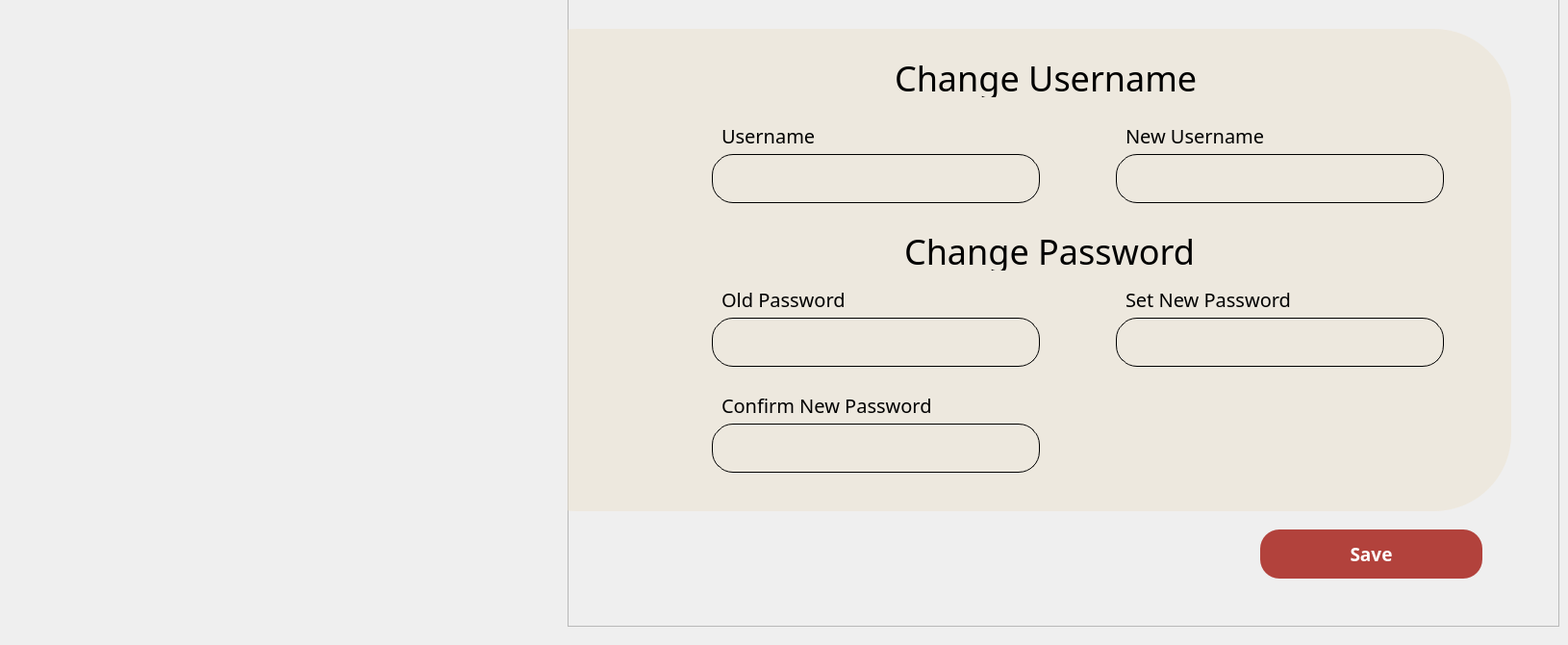
     <widget class="QWidget" name="page_2">
      <widget class="QFrame" name="frame_5">
       <property name="geometry">
        <rect>
         <x>590</x>
         <y>-10</y>
         <width>1031</width>
         <height>661</height>
        </rect>
       </property>
       <property name="frameShape">
        <enum>QFrame::StyledPanel</enum>
       </property>
       <property name="frameShadow">
        <enum>QFrame::Raised</enum>
       </property>
       <widget class="QFrame" name="frame_42">
        <property name="geometry">
         <rect>
          <x>0</x>
          <y>0</y>
          <width>981</width>
          <height>661</height>
         </rect>
        </property>
        <property name="font">
         <font>
          <pointsize>7</pointsize>
         </font>
        </property>
        <property name="styleSheet">
         <string notr="true">background: transparent;</string>
        </property>
        <property name="frameShape">
         <enum>QFrame::StyledPanel</enum>
        </property>
        <property name="frameShadow">
         <enum>QFrame::Raised</enum>
        </property>
        <widget class="QLabel" name="userNameText">
         <property name="geometry">
          <rect>
           <x>160</x>
           <y>130</y>
           <width>141</width>
           <height>41</height>
          </rect>
         </property>
         <property name="font">
          <font>
           <family>Poppins Medium</family>
           <pointsize>-1</pointsize>
          </font>
         </property>
         <property name="styleSheet">
          <string notr="true">
QLabel {
	font-size:20px;
}
    
</string>
         </property>
         <property name="text">
          <string>Username</string>
         </property>
        </widget>
        <widget class="QLineEdit" name="userNameEnter">
         <property name="geometry">
          <rect>
           <x>150</x>
           <y>170</y>
           <width>341</width>
           <height>51</height>
          </rect>
         </property>
         <property name="font">
          <font>
           <pointsize>15</pointsize>
          </font>
         </property>
         <property name="styleSheet">
          <string notr="true">border: 1px solid #000000; 
border-radius: 22px; 
padding: 1px;</string>
         </property>
         <property name="text">
          <string/>
         </property>
         <property name="placeholderText">
          <string/>
         </property>
        </widget>
        <widget class="QLabel" name="oldPassText">
         <property name="geometry">
          <rect>
           <x>160</x>
           <y>300</y>
           <width>201</width>
           <height>41</height>
          </rect>
         </property>
         <property name="font">
          <font>
           <family>Poppins Medium</family>
           <pointsize>-1</pointsize>
          </font>
         </property>
         <property name="styleSheet">
          <string notr="true">
QLabel {
	font-size:20px;
}
    
</string>
         </property>
         <property name="text">
          <string>Old Password</string>
         </property>
        </widget>
        <widget class="QLineEdit" name="oldPassEnter">
         <property name="geometry">
          <rect>
           <x>150</x>
           <y>340</y>
           <width>341</width>
           <height>51</height>
          </rect>
         </property>
         <property name="font">
          <font>
           <pointsize>15</pointsize>
          </font>
         </property>
         <property name="styleSheet">
          <string notr="true">border: 1px solid #000000; 
border-radius: 22px; 
padding: 1px;</string>
         </property>
         <property name="text">
          <string/>
         </property>
         <property name="placeholderText">
          <string/>
         </property>
        </widget>
        <widget class="QLabel" name="setPassText">
         <property name="geometry">
          <rect>
           <x>580</x>
           <y>300</y>
           <width>261</width>
           <height>41</height>
          </rect>
         </property>
         <property name="font">
          <font>
           <family>Poppins Medium</family>
           <pointsize>-1</pointsize>
          </font>
         </property>
         <property name="styleSheet">
          <string notr="true">
QLabel {
	font-size:20px;
}
    
</string>
         </property>
         <property name="text">
          <string>Set New Password</string>
         </property>
        </widget>
        <widget class="QLineEdit" name="setPassEnter">
         <property name="geometry">
          <rect>
           <x>570</x>
           <y>340</y>
           <width>341</width>
           <height>51</height>
          </rect>
         </property>
         <property name="font">
          <font>
           <pointsize>15</pointsize>
          </font>
         </property>
         <property name="styleSheet">
          <string notr="true">border: 1px solid #000000; 
border-radius: 22px; 
padding: 1px;</string>
         </property>
         <property name="text">
          <string/>
         </property>
         <property name="placeholderText">
          <string/>
         </property>
        </widget>
        <widget class="QLabel" name="label_4">
         <property name="geometry">
          <rect>
           <x>-70</x>
           <y>40</y>
           <width>1051</width>
           <height>501</height>
          </rect>
         </property>
         <property name="styleSheet">
          <string notr="true">background-color: rgba(235, 224, 204, 0.47); 
border-radius: 80px;
</string>
         </property>
         <property name="text">
          <string/>
         </property>
        </widget>
        <widget class="QPushButton" name="pushButton_saveOwnerDetails">
         <property name="geometry">
          <rect>
           <x>720</x>
           <y>560</y>
           <width>231</width>
           <height>51</height>
          </rect>
         </property>
         <property name="font">
          <font>
           <family>Poppins Medium</family>
           <pointsize>14</pointsize>
           <weight>62</weight>
           <bold>true</bold>
          </font>
         </property>
         <property name="styleSheet">
          <string notr="true">
color: #ffffff;
border-radius: 20px; 
padding: 3px; 
background-color: #b2423c; 
font-weight: 500;
</string>
         </property>
         <property name="text">
          <string>Save</string>
         </property>
        </widget>
        <widget class="QLabel" name="changeUserNameText">
         <property name="geometry">
          <rect>
           <x>340</x>
           <y>70</y>
           <width>351</width>
           <height>41</height>
          </rect>
         </property>
         <property name="font">
          <font>
           <family>Poppins Medium</family>
           <pointsize>-1</pointsize>
          </font>
         </property>
         <property name="styleSheet">
          <string notr="true">
QLabel {
	font-size:36px;
	font-color: #003366;
}
    
</string>
         </property>
         <property name="text">
          <string>Change Username</string>
         </property>
        </widget>
        <widget class="QLineEdit" name="newUserNameEnter">
         <property name="geometry">
          <rect>
           <x>570</x>
           <y>170</y>
           <width>341</width>
           <height>51</height>
          </rect>
         </property>
         <property name="font">
          <font>
           <pointsize>15</pointsize>
          </font>
         </property>
         <property name="styleSheet">
          <string notr="true">border: 1px solid #000000; 
border-radius: 22px; 
padding: 1px;</string>
         </property>
         <property name="text">
          <string/>
         </property>
         <property name="placeholderText">
          <string/>
         </property>
        </widget>
        <widget class="QLabel" name="newUserNameText">
         <property name="geometry">
          <rect>
           <x>580</x>
           <y>130</y>
           <width>191</width>
           <height>41</height>
          </rect>
         </property>
         <property name="font">
          <font>
           <family>Poppins Medium</family>
           <pointsize>-1</pointsize>
          </font>
         </property>
         <property name="styleSheet">
          <string notr="true">
QLabel {
	font-size:20px;
}
    
</string>
         </property>
         <property name="text">
          <string>New Username</string>
         </property>
        </widget>
        <widget class="QLabel" name="changeUserPassText">
         <property name="geometry">
          <rect>
           <x>350</x>
           <y>250</y>
           <width>361</width>
           <height>41</height>
          </rect>
         </property>
         <property name="font">
          <font>
           <family>Poppins Medium</family>
           <pointsize>-1</pointsize>
          </font>
         </property>
         <property name="styleSheet">
          <string notr="true">
QLabel {
	font-size:36px;
}
    
</string>
         </property>
         <property name="text">
          <string>Change Password</string>
         </property>
        </widget>
        <widget class="QLineEdit" name="confirmPassEnter">
         <property name="geometry">
          <rect>
           <x>150</x>
           <y>450</y>
           <width>341</width>
           <height>51</height>
          </rect>
         </property>
         <property name="font">
          <font>
           <pointsize>15</pointsize>
          </font>
         </property>
         <property name="styleSheet">
          <string notr="true">border: 1px solid #000000; 
border-radius: 22px; 
padding: 1px;</string>
         </property>
         <property name="text">
          <string/>
         </property>
         <property name="placeholderText">
          <string/>
         </property>
        </widget>
        <widget class="QLabel" name="confirmPassText">
         <property name="geometry">
          <rect>
           <x>160</x>
           <y>410</y>
           <width>261</width>
           <height>41</height>
          </rect>
         </property>
         <property name="font">
          <font>
           <family>Poppins Medium</family>
           <pointsize>-1</pointsize>
          </font>
         </property>
         <property name="styleSheet">
          <string notr="true">
QLabel {
	font-size:20px;
}
    
</string>
         </property>
         <property name="text">
          <string>Confirm New Password</string>
         </property>
        </widget>
        <zorder>label_4</zorder>
        <zorder>userNameText</zorder>
        <zorder>userNameEnter</zorder>
        <zorder>oldPassText</zorder>
        <zorder>oldPassEnter</zorder>
        <zorder>setPassText</zorder>
        <zorder>setPassEnter</zorder>
        <zorder>pushButton_saveOwnerDetails</zorder>
        <zorder>changeUserNameText</zorder>
        <zorder>newUserNameEnter</zorder>
        <zorder>newUserNameText</zorder>
        <zorder>changeUserPassText</zorder>
        <zorder>confirmPassEnter</zorder>
        <zorder>confirmPassText</zorder>
       </widget>
      </widget>
     </widget>
